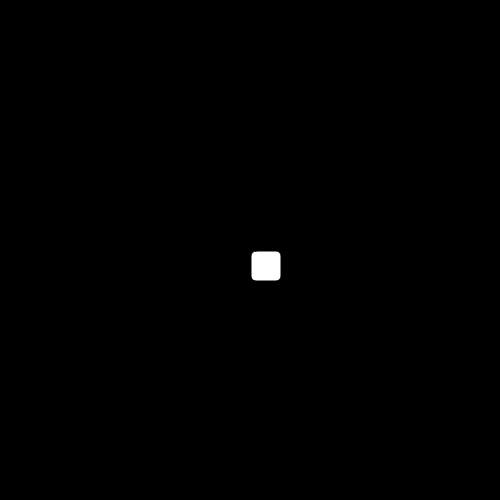
Frame 1 (no input)
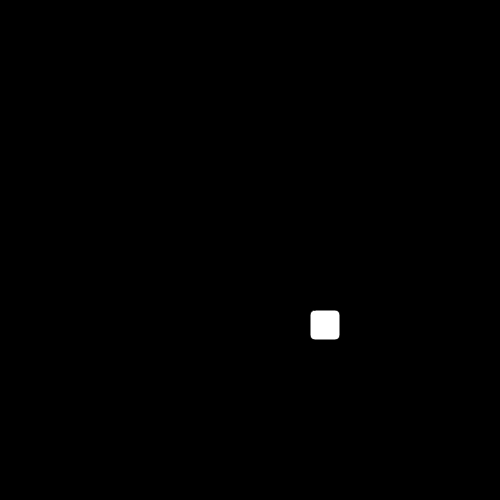
Frame 60 (no input)
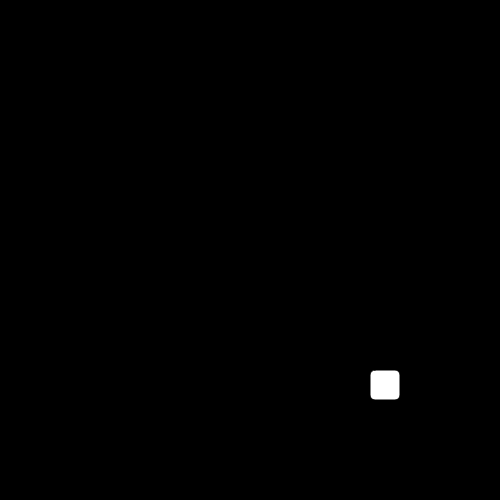
Frame 120 (the mouse pressed at the canvas centre since frame 60)

The p5.js sketch that drew these frames (run headless with seeded random() and noise() and a simulated clock; from frame 60 on, the mouse is pressed at the canvas centre):

// p5.js sketch
// ── sketch.js
// Example 2.3.2  Bounce Vector Movement Code
let speedx, speedy, lox, loy;

function setup() {
    background(0);
    createCanvas(500, 500);
    speedx = 1;//random(-5, 5);
    speedy = 1;//random(-5, 5);
    lox = height / 2;
    loy = width / 2;
}

function draw() {
    console.log(speedx + " "+ speedy);
    background(0);
    if (lox < 0) {
        speedx = -speedx;
    }
    if (lox > width) {
        speedx = -speedx;
    }
    // this is the short hand way of doing the same as the 2 'ifs' above
    // this uses or '||'
    if ((loy < 0) || (loy > height)) {
        speedy = -speedy;
    }

    // update the position of the ball and print to screen
    lox += speedx;
    loy += speedy;
    rect (lox,loy,30,30, 5);
    // ball(lox,loy);
    
}

  function ball(lx,ly) {
    fill(120);
    ellipse(lx,ly, 25, 25);
    fill(20,150,100);
    ellipse(lx-4,ly-4, 7, 7);
  }
